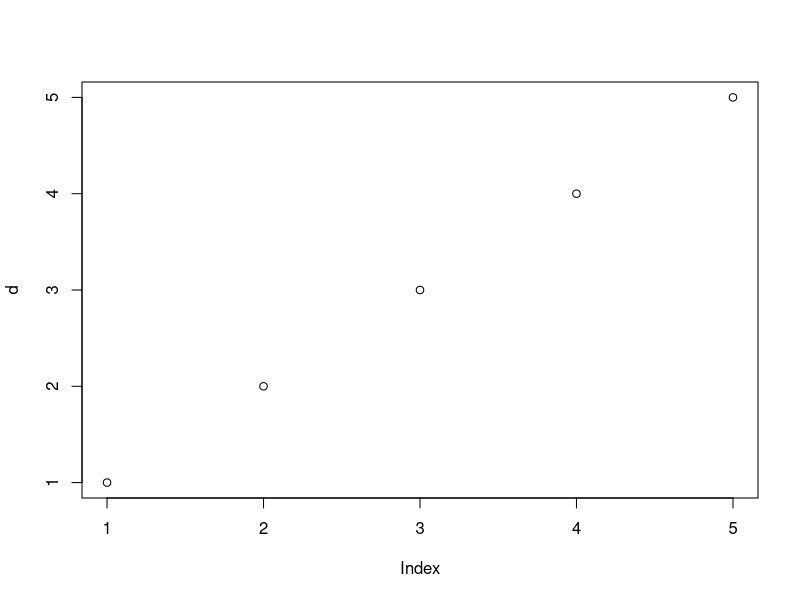

Reproduce this figure in R.
1+1
print("Hello World!")
a <- 1
b=2
c <- data.frame(apple=3,banana=2)
a+b
d <- c(1,2,3,4,5)
plot(d)

library(dplyr)

?union
